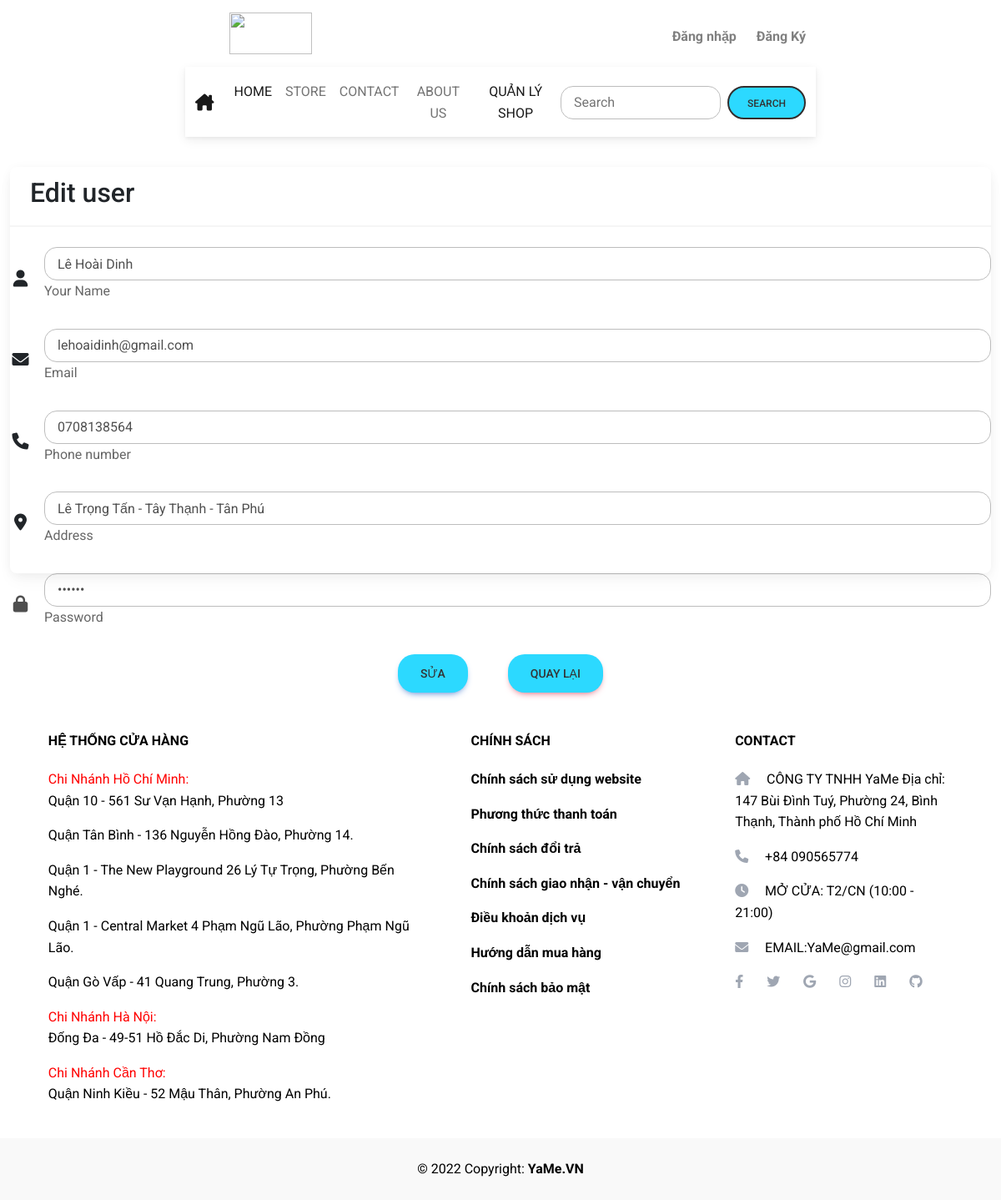
The page /DA_Nhom6_Web/admin/edit_user.php?id=hoaidinh on the database its author committed.
### tables this page shows
CREATE TABLE `taikhoan` (
  `TenTK` varchar(50) NOT NULL,
  `MK` varchar(50) NOT NULL,
  `TenKH` varchar(50) DEFAULT NULL,
  `SDT` varchar(15) DEFAULT NULL,
  `DiaChi` varchar(150) DEFAULT NULL,
  `Email` varchar(50) DEFAULT NULL,
  `Role` int(11) NOT NULL
);

### DA_Nhom6_Web/class/Auth.php (called while the page is built, shortened)
<?php
class Auth
{
    public static function getOneByID3($pdo,$Masp)
    {
        $sql = "SELECT * FROM taikhoan WHERE TenTK=:TenTK";
        $stmt = $pdo->prepare($sql);
        $stmt->bindParam(':TenTK',$Masp, PDO::PARAM_STR);
        if ($stmt->execute()) {
            $product= $stmt->fetch(PDO::FETCH_ASSOC);
            $data = $product;
            return $data;
        }
    }
}

### DA_Nhom6_Web/admin/edit_user.php (the view, shortened to what this page needs)
<?php
$id = $_GET['id'];
require '../class/Auth.php';
$db = new Database();
$pdo = $db->getConnect();
$user = Auth::getOneByID3($pdo, $id);
?>
<?php include 'header.php'; ?>
<div class="container-fluid" style="margin-top: 25vh;">
    <div class="card">
        <div class="card-header">
            <h2>Edit user</h2>
        </div>
        <form action=""method="POST" enctype="multipart/form-data">
                                    <div class="d-flex flex-row align-items-center mb-4">
                                        <i class="fa fa-user fa-lg me-3 fa-fw"></i>
                                        <div class=" flex-fill mb-0">
                                            <input type="text" name="userName" class="form-control"value="<?php echo $user['TenKH']?>"/>
                                            <label class="form-label" for="form3Example1c">Your Name</label>
                                        </div>
                                    </div>
                                    <div class="d-flex flex-row align-items-center mb-4">
                                        <i class="fa-solid fa-envelope fa-lg me-3 fa-fw"></i>
                                        <div class=" flex-fill mb-0">
                                            <input type="email" name="userEmail" class="form-control" value="<?php echo $user['Email']; ?>"/>
                                            <label class="form-label" for="form3Example1c">Email</label>
                                        </div>
                                    </div>
                                    <div class="d-flex flex-row align-items-center mb-4">
                                        <i class="fa-solid fa-phone fa-lg me-3 fa-fw"></i>
                                        <div class=" flex-fill mb-0">
                                            <input type="text" name="Phone" class="form-control" value="<?php echo $user['SDT']; ?>"/>
                                            <label class="form-label" for="form3Example1c">Phone number</label>
                                        </div>
                                    </div>
                                    <div class="d-flex flex-row align-items-center mb-4">
                                        <i class="fa-solid fa-location-dot fa-lg me-3 fa-fw"></i>
                                        <div class=" flex-fill mb-0">
                                            <input type="text" name="address" class="form-control" value="<?php echo $user['DiaChi']; ?>"/>
                                            <label class="form-label" for="form3Example4c">Address</label>
                                        </div>
                                    </div>
                                    </div>
                                    <div class="d-flex flex-row align-items-center mb-4">
                                        <i class="fa fa-lock fa-lg me-3 fa-fw"></i>
                                        <div class=" flex-fill mb-0">
                                            <input type="password"name="password" class="form-control" value="<?php echo $user['MK'] ; ?>" />
                                            <label class="form-label" for="form3Example1c">Password</label>
                                        </div>
                                    </div>
                                    <div class="d-flex justify-content-center mx-4 mb-3 mb-lg-4">
                                        <button class="btn btn-primary btn-lg" type="submit" name="submit">Sửa</button>
                                        <a href="listUser.php" class="btn btn-danger btn-lg ms-5">Quay lại</a>
                                    </div>
    </div>
<?php include 'footer.php'; ?>

### DA_Nhom6_Web/layout.css (style rules this page uses)
.form-control { border-radius: 15px; padding: 15px; }
input { height: 40px; }
.btn { border-radius: 20px; background-color: #2cd9ff; color: #333; }
a { color: #333; font-weight: bold; text-decoration: none; }
.card { transition: .25 ease-out; }

### rows shown on the page
taikhoan: userEmail "lehoaidinh@gmail.com", Phone "0708138564", address "Lê Trọng Tấn - Tây Thạnh - Tân Phú"
